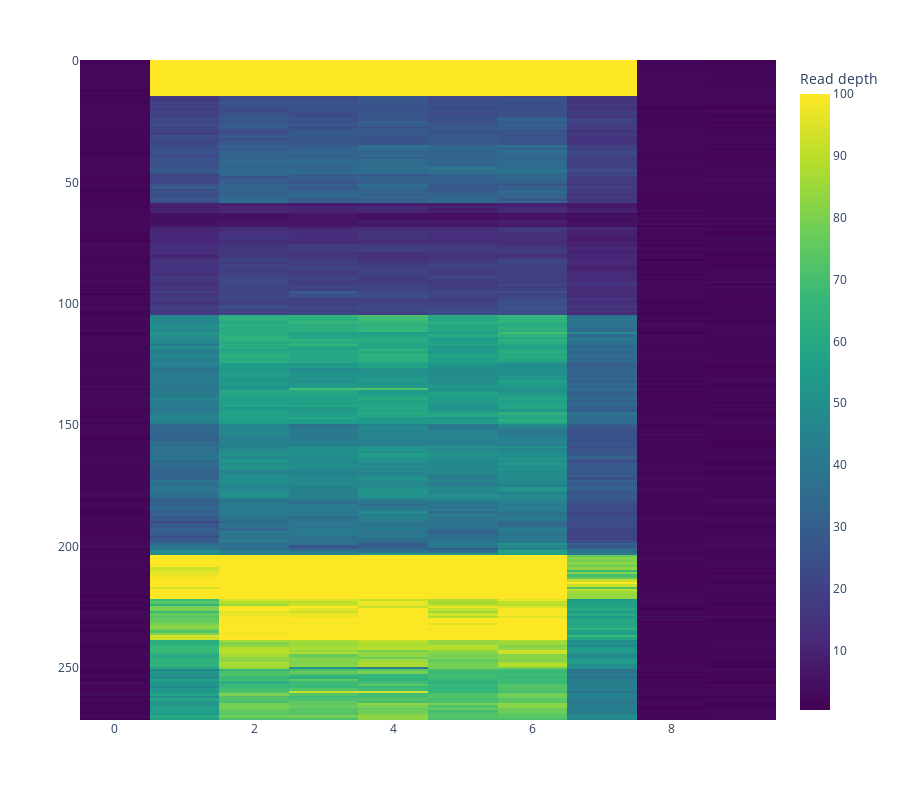

Notebook code for this chart:
### Code cell
Z_large = linkage(large_egfr_df.values, method = "ward", metric = "euclidean")
row_order_large = leaves_list(Z_large)
ordered_data_large = large_egfr_df.values[row_order_large, :]
fig = px.imshow(ordered_data_large,
                width = 900, height=800,
                color_continuous_scale='viridis',
                labels = {"color": "Read depth"},
                aspect = 'auto',
                zmax = 100)
fig.show()

### Figure 1 — Plotly figure (JSON) as saved in the notebook; plotly's stock layout.template omitted (floating-point values rounded to 4 significant figures; data arrays with more than 128 entries replaced by an {"elided": "..."} marker saying what was removed)
{"data": [{"coloraxis": "coloraxis", "hovertemplate": "x: %{x}<br>y: %{y}<br>Read depth: %{z}<extra></extra>", "name": "0", "type": "heatmap", "xaxis": "x", "yaxis": "y", "z": {"elided": "272x10 float values"}}], "layout": {"coloraxis": {"cmax": 100, "cmin": 0.3951, "colorbar": {"title": {"text": "Read depth"}}, "colorscale": [[0, "#440154"], [0.1111, "#482878"], [0.2222, "#3e4989"], [0.3333, "#31688e"], [0.4444, "#26828e"], [0.5556, "#1f9e89"], [0.6667, "#35b779"], [0.7778, "#6ece58"], [0.8889, "#b5de2b"], [1, "#fde725"]]}, "height": 800, "margin": {"t": 60}, "width": 900, "xaxis": {"anchor": "y", "domain": [0, 1]}, "yaxis": {"anchor": "x", "autorange": "reversed", "domain": [0, 1]}}}
